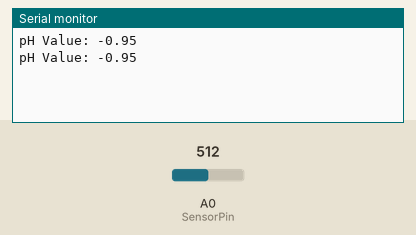
Simulated run of this sketch. Board: Arduino Uno, built with avr-gcc and run on an emulated ATmega328P. Parts: the last lines printed to the serial monitor. Inputs (shaded band) come from the test bench; at power-on: A0 (SensorPin) = 512.

Above: at 1.8 s.
1.9 s: A0 (SensorPin) set to 716
At 2.6 s:
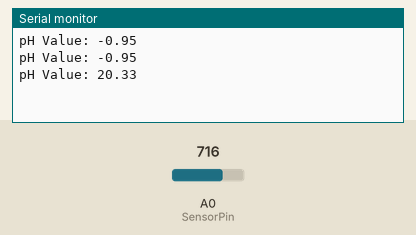
3.4 s: A0 (SensorPin) set to 900
At 4.8 s:
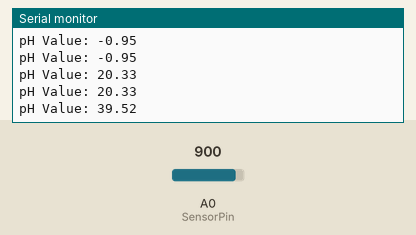
Timing chart, 0 to 6.4 s (numbered marks = the images above; inputs shaded):
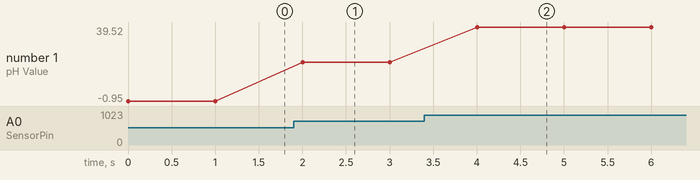

The sketch:

attempt1.ino
```cpp
#define SensorPin A0
float calibration_value = 21.34; // Adjust based on sensor calibration

void setup() {
    Serial.begin(9600);
}

void loop() {
    int sensorValue = analogRead(SensorPin);
    float voltage = sensorValue * (5.0 / 1023.0);
    float pH = ((7 + ((2.5 - voltage) * calibration_value) ) * -1 + 6); // Basic pH calculation

    Serial.print("pH Value: ");
    Serial.println(pH);
    delay(1000);
}
```

Measured:
- after the input at 1.9 s, the serial monitor: prints a new line after 0.10 s (image 1)
- after the input at 3.4 s, the serial monitor: prints a new line after 0.60 s (image 2)
- plotted number 1: -0.95 → 20.33 after the input at 1.9 s, 20.33 → 39.52 after the input at 3.4 s
